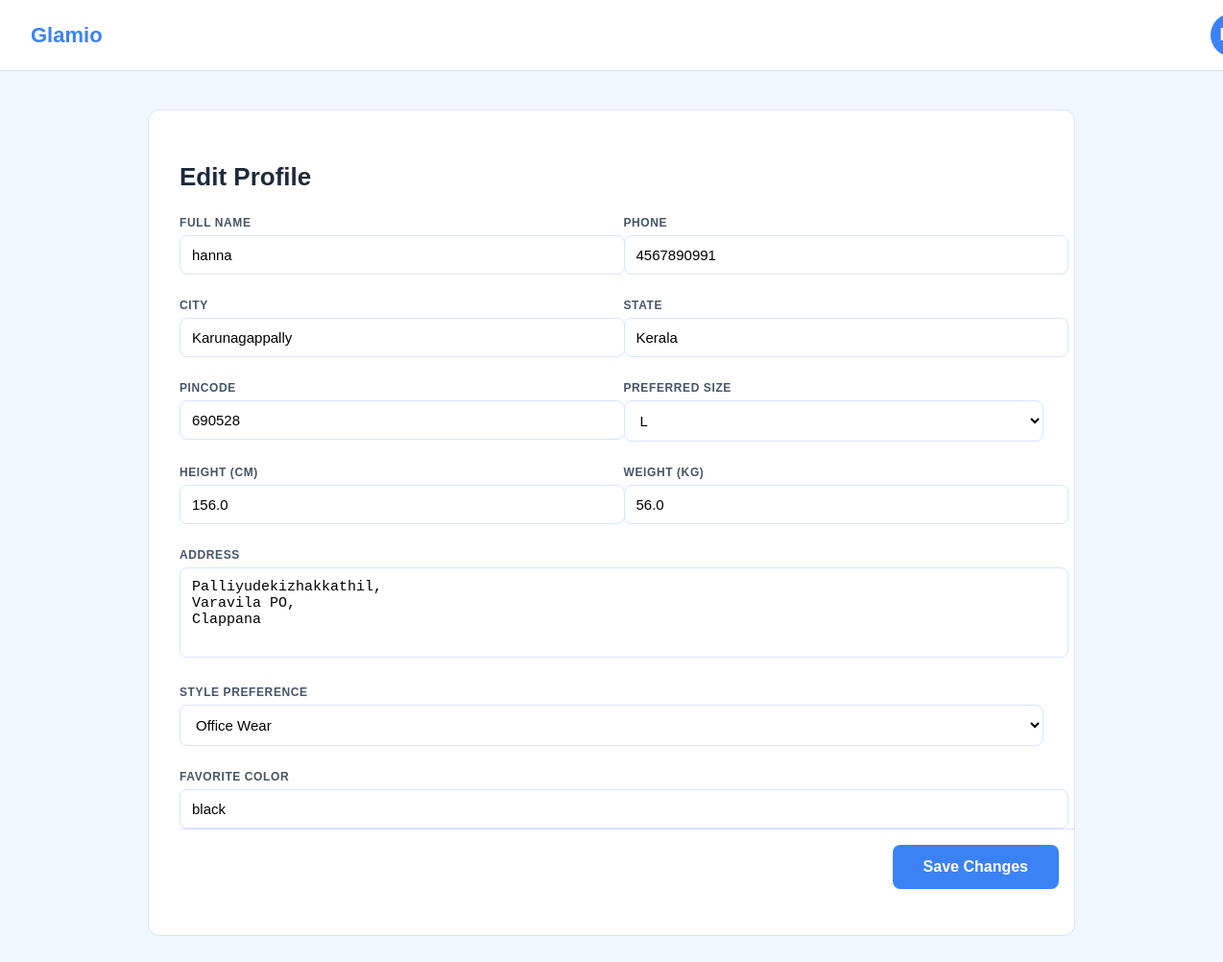
The app's page /profileedit/ (signed in) with its own data.
### user_app/models.py (models this page shows)
class CustomUserModel(AbstractUser):
    full_name = models.CharField(max_length=100)
    mobile_no = models.CharField(max_length=15,unique=True)

class UserProfileModel(models.Model):
    user = models.OneToOneField(CustomUserModel,on_delete=models.CASCADE)
    address = models.TextField(blank=True,null=True)
    city = models.CharField(max_length=100,blank=True,null=True)
    state = models.CharField(max_length=100,blank=True,null=True)
    pincode = models.CharField(max_length=100,blank=True,null=True)
    height = models.FloatField(blank=True,null=True) #in cm
    weight = models.FloatField(blank=True,null=True)  #in kg
    body_shape = models.CharField(max_length=100,blank=True,null=True,
                                   choices=[('hourglass','Hourglass'),
                                           ('pear','Pear Shape'),
                                            ('apple','Apple Shape'),
                                            ('rectangle','Rectangle'),
                                            ('inverter_triangle',"Inverted Triangle"),
                                            ('diamond','Diamond Shape'),
                                            ('oval','Oval/Round')
                                            ])
    preferred_size = models.CharField(max_length=15,blank=True,null=True,
                                      choices=[
                                         ("XS","XS"), ("S","S"), ("M","M"),
                                         ("L","L"), ("XL","XL"), ("XXL","XXL"),
                                         ('3XL','3XL'),('4XL','4XL'),
                                         ])
    style_preference = models.CharField(max_length=100,blank=True,null=True,
                                        choices=[
                                         ("casual", "Casual"),
                                         ("office", "Office Wear"),
                                         ("party", "Party Wear"),
                                         ("ethnic", "Ethnic Wear"),
                                         ("sports", "Sportswear"),
                                        ])
    favorite_color = models.CharField(max_length=50, blank=True, null=True)

### user_app/views.py (the view)
# urls.py: path('profileedit/',ProfileEditView.as_view(),name="profile_edit"),
class ProfileEditView(UpdateView):
    model = UserProfileModel
    template_name = "profile_edit.html"
    form_class = UserProfileForm  # update fields
    success_url = reverse_lazy("profile_show")
    def get_object(self):
        return UserProfileModel.objects.get(user=self.request.user)

### user_app/forms.py
class UserProfileForm(forms.ModelForm):
    class Meta:
        model = UserProfileModel
        fields = ['address','city','state','pincode','height','weight','body_shape','preferred_size','style_preference','favorite_color']

### cart_app/context_processors.py (called while the page is built)
def cart_count(request):
    if not request.user.is_authenticated:
        return {"cart_count": 0}
    total = (
        CartItem.objects
        .filter(cart__user=request.user)    # follow FK: CartItem.cart -> Cart.user
        .aggregate(total=Sum("quantity"))["total"]
        or 0
    )
    return {"cart_count": total}

### user_app/templates/profile_edit.html (shortened to what this page needs)
{% load static %}
<!DOCTYPE html>
<html lang="en">
<head>
</head>
<body>
    <div class="navbar">
        <div class="logo">Glamio</div>
        <div class="avatar">
        </div>
    </div>
    <div class="container">
        <h2>Edit Profile</h2>
        <form method="POST">
            <div class="grid">
                <div>
                    <label>Full Name</label>
                    <input type="text" value="{{ user.full_name }}" readonly>
                </div>
                <div>
                    <label>Phone</label>
                    <input type="text" value="{{ user.mobile_no }}" readonly>
                </div>
                <div>
                    <label>City</label>
                    {{ form.city }}
                </div>
                <div>
                    <label>State</label>
                    {{ form.state }}
                </div>
                <div>
                    <label>Pincode</label>
                    {{ form.pincode }}
                </div>
                <div>
                    <label>Preferred Size</label>
                    {{ form.preferred_size }}
                </div>
                <div>
                    <label>Height (cm)</label>
                    {{ form.height }}
                </div>
                <div>
                    <label>Weight (kg)</label>
                    {{ form.weight }}
                </div>
                <div class="full">
                    <label>Address</label>
                    {{ form.address }}
                </div>
                <div class="full">
                    <label>Style Preference</label>
                    {{ form.style_preference }}
                </div>
                <div class="full">
                    <label>Favorite Color</label>
                    {{ form.favorite_color }}
                </div>
            </div>
            <div class="save-box">
                <button class="btn" type="submit">Save Changes</button>
            </div>
        </form>
    </div>
</body>
</html>

### user_app/templates/profile_edit.html (style rules this page uses)
:root { --primary: #3B82F6; --primary-hover: #2563EB; --bg: #F2F6FF; --card: #FFFFFF; --border: #D6E3FF; --text: #1D2A3A; }
body { margin: 0; font-family: "Poppins", sans-serif; background: var(--bg); }
.navbar { width: 100%; background: white; padding: 14px 32px; display: flex; justify-content: space-between; align-items: center; border-bottom: 1px solid var(--border); position: sticky; top: 0; z-index: 99; }
.logo { font-size: 22px; font-weight: 700; color: var(--primary); }
.avatar { width: 45px; height: 45px; background: var(--primary); color: white; border-radius: 50%; font-size: 18px; display: flex; justify-content: center; align-items: center; text-transform: uppercase; cursor: pointer; font-weight: 600; transition: 0.2s; }
.container { max-width: 900px; background: var(--card); margin: 40px auto; padding: 32px; border-radius: 12px; border: 1px solid var(--border); }
h2 { font-size: 26px; font-weight: 700; margin-bottom: 25px; color: var(--text); }
.grid { display: grid; grid-template-columns: repeat(2, 1fr); gap: 25px; }
.full { grid-column: 1 / -1; }
label { font-size: 12px; font-weight: 600; color: #475569; text-transform: uppercase; margin-bottom: 6px; display: block; letter-spacing: 0.6px; }
input, select, textarea { width: 100%; border: 1px solid var(--border); border-radius: 8px; padding: 11px 12px; font-size: 15px; outline: none; background: #FFFFFF; transition: 0.2s; }
textarea { height: 70px; resize: none; }
.save-box { width: 100%; background: white; padding: 16px; border-top: 1px solid var(--border); position: sticky; bottom: 0; display: flex; justify-content: flex-end; }
.btn { background: var(--primary); border: none; padding: 14px 32px; border-radius: 8px; font-weight: 600; color: white; cursor: pointer; font-size: 16px; transition: 0.3s ease; }

### records on screen
CustomUserModel: full_name "hanna", mobile_no "4567890991"
UserProfileModel: city "Karunagappally", state "Kerala", pincode "690528", preferred_size "L", height "156.0", weight "56.0", address "Palliyudekizhakkathil, Varavila PO, Clappana", style_preference "Office Wear", favorite_color "black"
